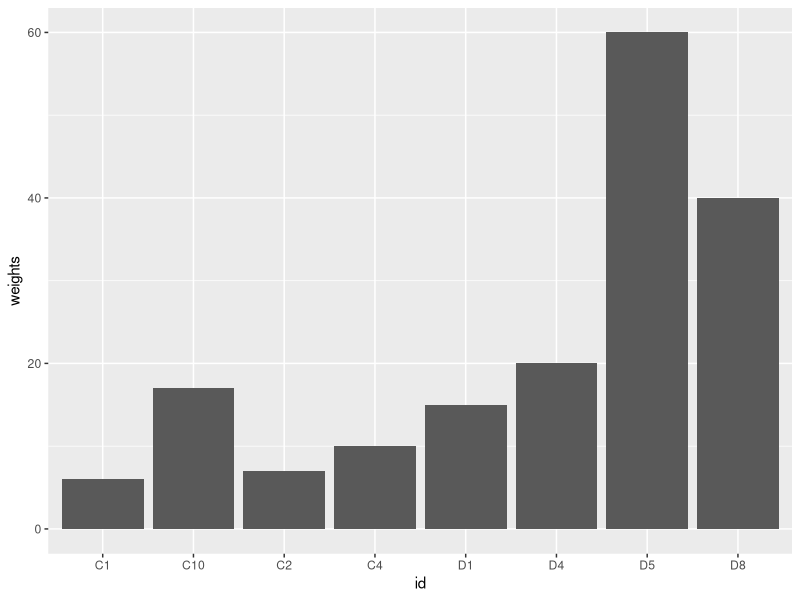
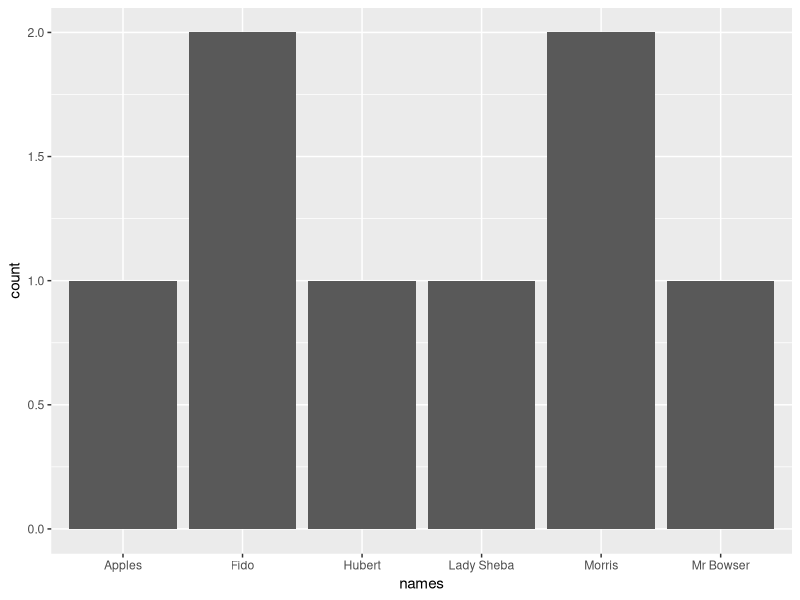
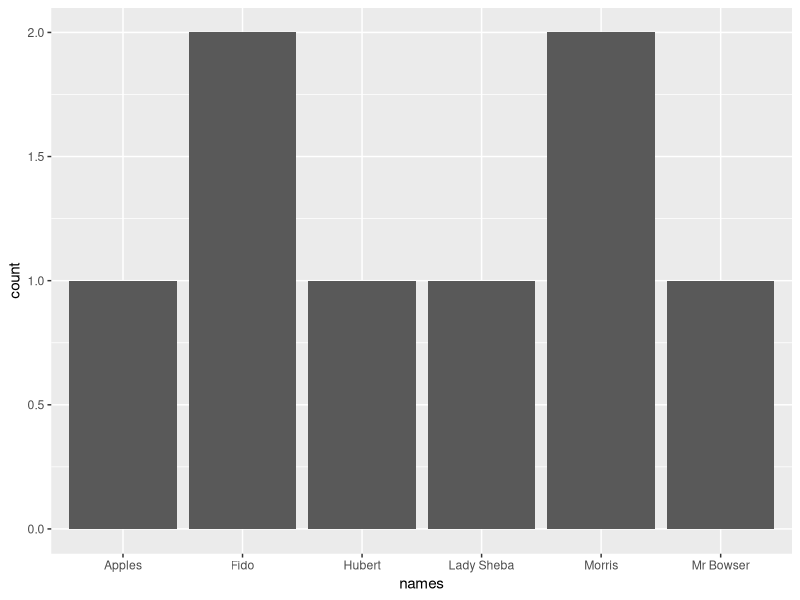
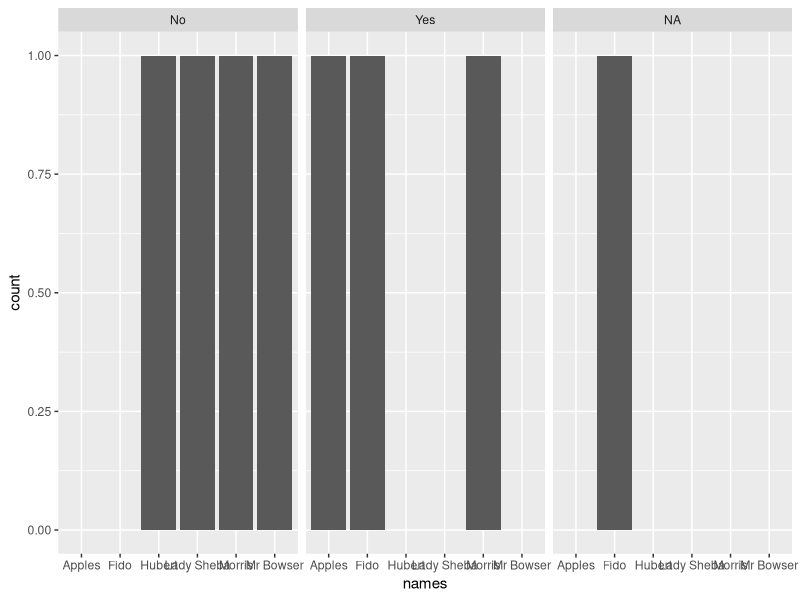
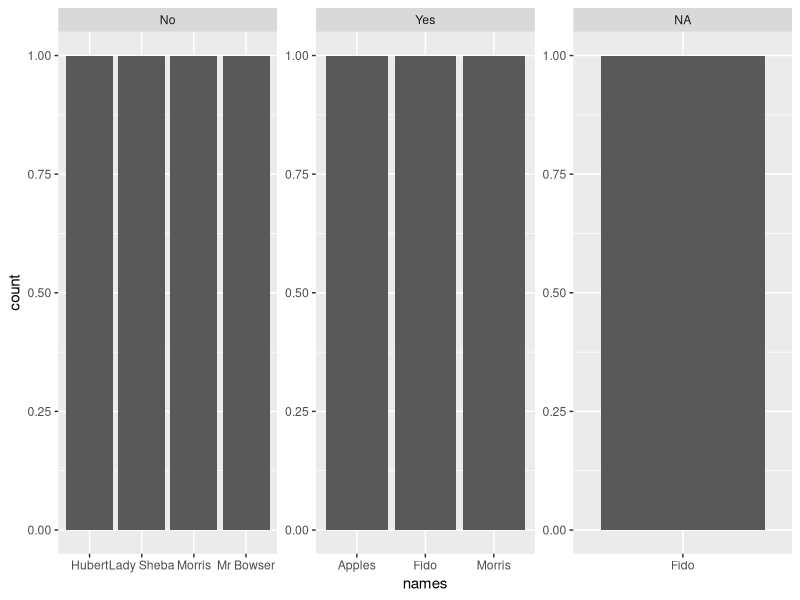
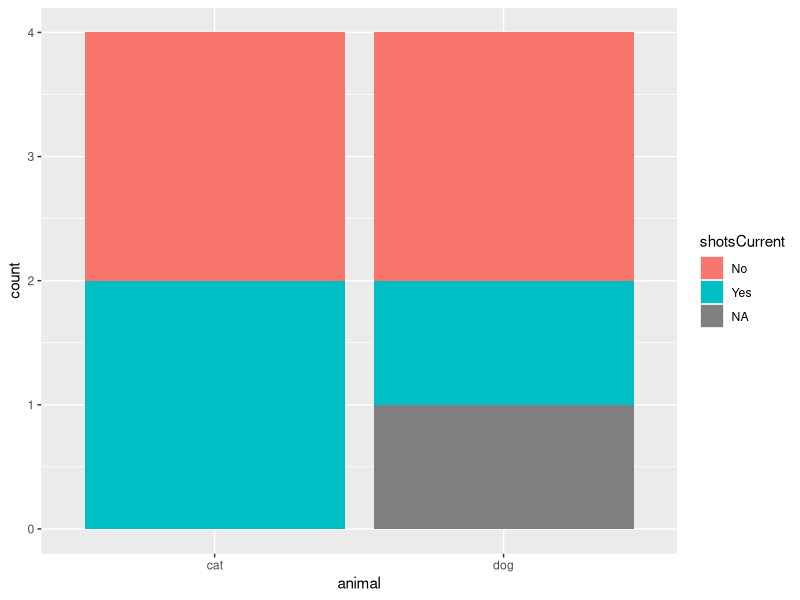
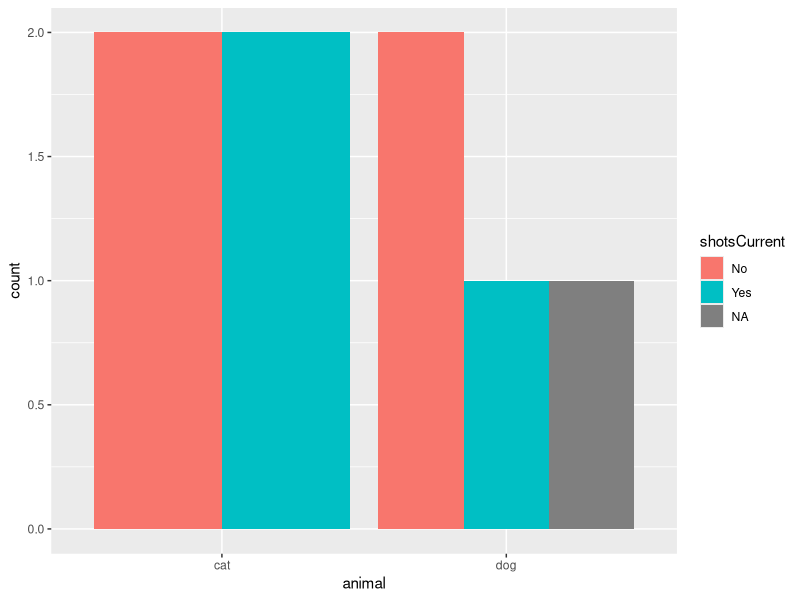
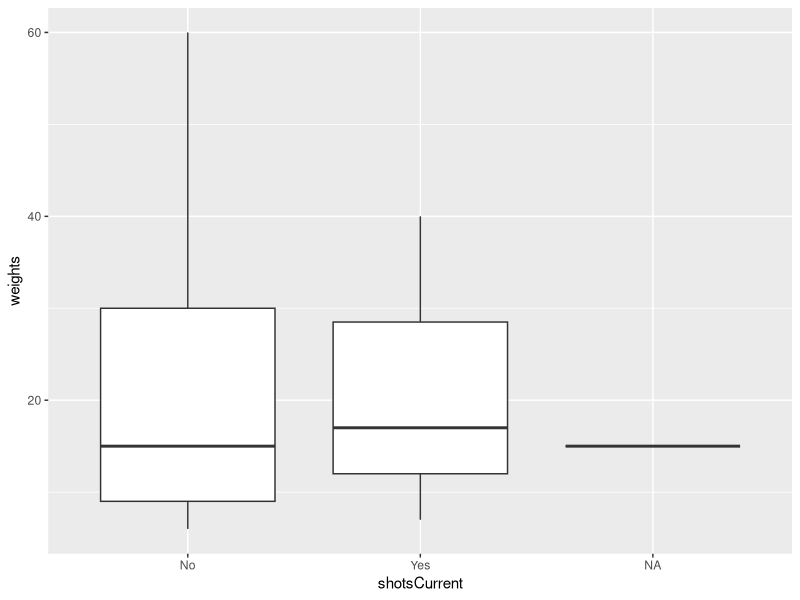

Generate these figures, in order, with R:
## ---- chunk 1
knitr::opts_chunk$set(echo = TRUE)
library(tidyverse)
## ---- chunk 2
##make our table of pets
pets <- data.frame(id=c('C1','C2','D1','D4','D8', 'C4', 'D5', 'C10'),
                names=factor(c("Morris", "Morris", "Fido", "Mr Bowser", "Fido", "Lady Sheba", "Hubert", "Apples")),
                weights=c(6,7,15,20,40, 10, 60, 17),
                animal=factor(c("cat", "cat", "dog", "dog", "dog", "cat", "dog", "cat")),
                ##because it's an ordered category, we have to specify 
                ##order as the levels argument
                ageCategory= ordered(c("0-2", "5-8", "5-8", "3-4", "3-4", "5-8", "0-2", "5-8"), 
                                       levels=c("0-2", "3-4", "5-8")),
                shotsCurrent=c("No", "Yes", NA, "No", "Yes", "No", "No", "Yes"))

pets
## ---- chunk 3
ggplot(data=pets, aes(x=id,y=weights)) + geom_bar(stat="identity")
## ---- chunk 4
ggplot(pets, aes(x=names)) + geom_bar()
## ---- chunk 5
ggplot(pets, aes(x=names)) + geom_bar()

## ---- chunk 6
ggplot(pets, aes(x=names)) + geom_bar() + facet_wrap(facets=~shotsCurrent)
## ---- chunk 7
ggplot(pets, aes(x=names)) + geom_bar() + facet_wrap(facets=~shotsCurrent, scale="free")
## ---- chunk 8
ggplot(pets, aes(x=animal,fill=shotsCurrent)) + geom_bar()

## ---- chunk 9
ggplot(pets, aes(x=animal,fill=shotsCurrent)) + geom_bar(position="dodge")

## ---- chunk 10
ggplot(pets, aes(x=shotsCurrent, y=weights)) + geom_boxplot()

## ---- chunk 11
ggplot(pets, aes(x=shotsCurrent, y=weights)) + geom_violin()

## ---- chunk 12
data(iris)

ggplot(iris, aes(x=Species, y=Sepal.Length, fill=Species)) + geom_violin()
